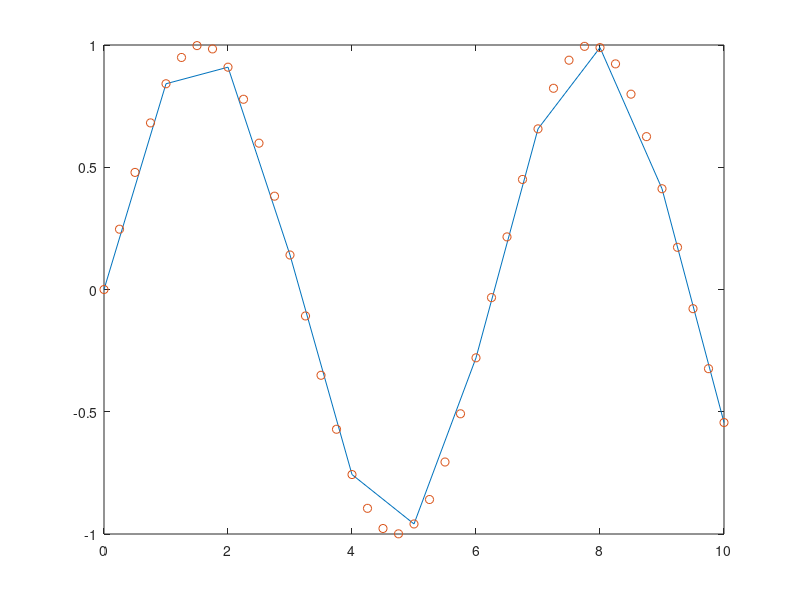

MATLAB code for this plot:
% y=sin(x);x=0:10;x(i)=0:0.25:10; construct the interpolant and plot y

clear all; 
close all;
clc;
dataX=[0:10];
dataY=sin (dataX)
n= length(dataX);
x=0:0.25:10;
sum = 0; 
for i = 1:n
prod = 1; 
for j = 1:n
if i ~= j
prod = prod.*((x-dataX(j))/(dataX(i)-dataX(j)));
end
end
sum = sum + prod.*dataY(i);
end
y = sum;
plot(dataX,dataY)
hold on
plot(x,y,'o')